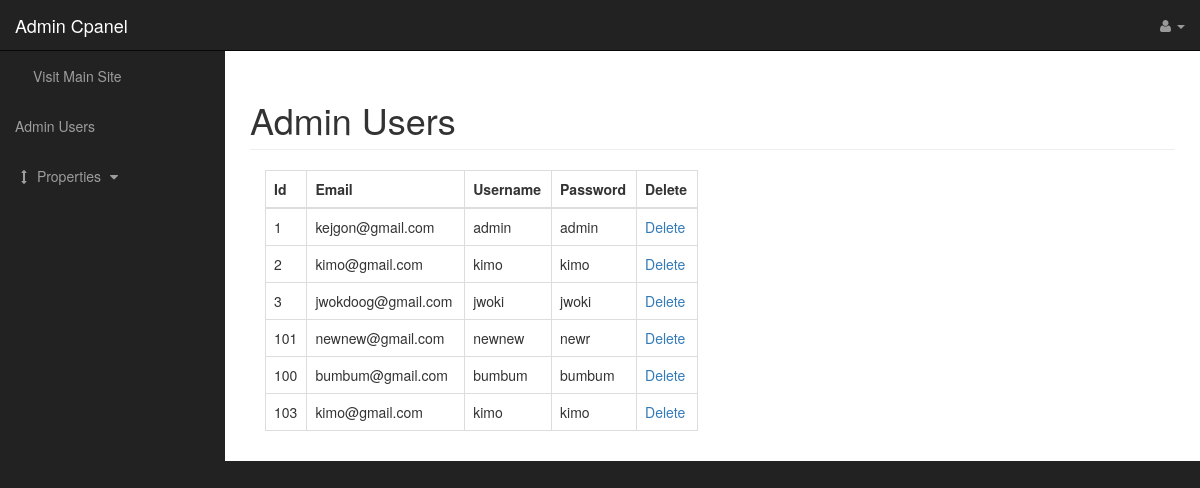
The app's page /admin/admin_users.php with its own data.
### tables this page shows
CREATE TABLE IF NOT EXISTS `users` (
  `id` int(3) NOT NULL AUTO_INCREMENT,
  `email` varchar(255) NOT NULL,
  `username` varchar(255) NOT NULL,
  `password` varchar(255) NOT NULL,
  PRIMARY KEY (`id`)
);

### admin/admin_users.php (the view, shortened to what this page needs)
<?php include "dbconn.php"; ?>
<!DOCTYPE html>
<html lang="en">
<head>
    <link href="css/bootstrap.min.css" rel="stylesheet">
    <link href="css/sb-admin.css" rel="stylesheet">
    <link href="font-awesome/css/font-awesome.min.css" rel="stylesheet" type="text/css">
</head>
<body>
    <div id="wrapper">
        <nav class="navbar navbar-inverse navbar-fixed-top" role="navigation">
            <div class="navbar-header">
                <a class="navbar-brand" href="admin.php">Admin Cpanel</a>
            </div>
            <ul class="nav navbar-right top-nav">
                <li class="dropdown">
                    <?php
                    $user = $_SESSION['user'];
                    ?>
                    <a href="#" class="dropdown-toggle" data-toggle="dropdown"><i class="fa fa-user"></i> <?php echo $user ?><b class="caret"></b></a>
                </li>
            </ul>
            <div class="collapse navbar-collapse navbar-ex1-collapse">
                <ul class="nav navbar-nav side-nav">
                    <li>
                        <a href="../index.php"><i class="fa fa-fw fa-bar-home-o"></i>Visit Main Site</a>
                    </li>
                    <li>
                        <a href="admin_users.php">Admin Users</a>
                    </li>
                    <li>
                        <a href="javascript:;" data-toggle="collapse" data-target="#properties"><i class="fa fa-fw fa-arrows-v"></i> Properties <i class="fa fa-fw fa-caret-down"></i></a>
                    </li>
                </ul>
            </div>
        </nav>
        <div id="page-wrapper">
            <div class="container-fluid">
                <div class="row">
                    <div class="col-lg-12">
                        <h1 class="page-header">
                            Admin Users
                        </h1>
                        <div class="col-xs-6">
                            <table class="table table-bordered table-hover">
                                <thead>
                                    <tr>
                                        <th>Id</th>
                                        <th>Email</th>
                                        <th>Username</th>
                                        <th>Password</th>
                                        <th>Delete</th>
                                    </tr>
                                </thead>
                                <tbody>
                                    <?php
                                    $query = "SELECT * FROM users";
                                    $selec_users = mysqli_query($conn, $query);
                                    while ($row = mysqli_fetch_assoc($selec_users)) {
                                        $id =  $row['id'];
                                        $email =  $row['email'];
                                        $username =  $row['username'];
                                        $password =  $row['password'];
                                        echo "<tr>";
                                        echo "<td>{$id}</td>";
                                        echo "<td>{$email}</td>";
                                        echo "<td>{$username}</td>";
                                        echo "<td>{$password}</td>";
                                        echo "<td><a href='admin_users.php?delete={$id}'> Delete</a></td>";
                                        echo "</tr>";
                                    }
                                    ?>
                                </tbody>
                            </table>
                        </div>
                    </div>
                </div>
            </div>
        </div>
    </div>
</body>
</html>

### admin/css/sb-admin.css (style rules this page uses)
body { margin-top: 100px; background-color: #222; }
@media (min-width:768px) { body { margin-top: 50px; } }
#wrapper { padding-left: 0; }
#page-wrapper { width: 100%; padding: 0; background-color: #fff; }
@media (min-width:768px) { #wrapper { padding-left: 225px; } }
@media (min-width:768px) { #page-wrapper { padding: 10px; } }
.top-nav { padding: 0 15px; }
.top-nav>li { display: inline-block; float: left; }
.top-nav>li>a { padding-top: 15px; padding-bottom: 15px; line-height: 20px; color: #999; }
@media (min-width:768px) { .side-nav { position: fixed; top: 51px; left: 225px; width: 225px; margin-left: -225px; border: none; border-radius: 0; overflow-y: auto; background-color: #222; } }
@media (min-width:768px) { .side-nav>li>a { width: 225px; } }

### records on screen
users: id "1", email "kejgon@gmail.com", username "admin", password "admin"
users: id "2", email "kimo@gmail.com", username "kimo", password "kimo"
users: id "3", email "jwokdoog@gmail.com", username "jwoki", password "jwoki"
users: id "101", email "newnew@gmail.com", username "newnew", password "newr"
users: id "100", email "bumbum@gmail.com", username "bumbum", password "bumbum"
users: id "103", email "kimo@gmail.com", username "kimo", password "kimo"
